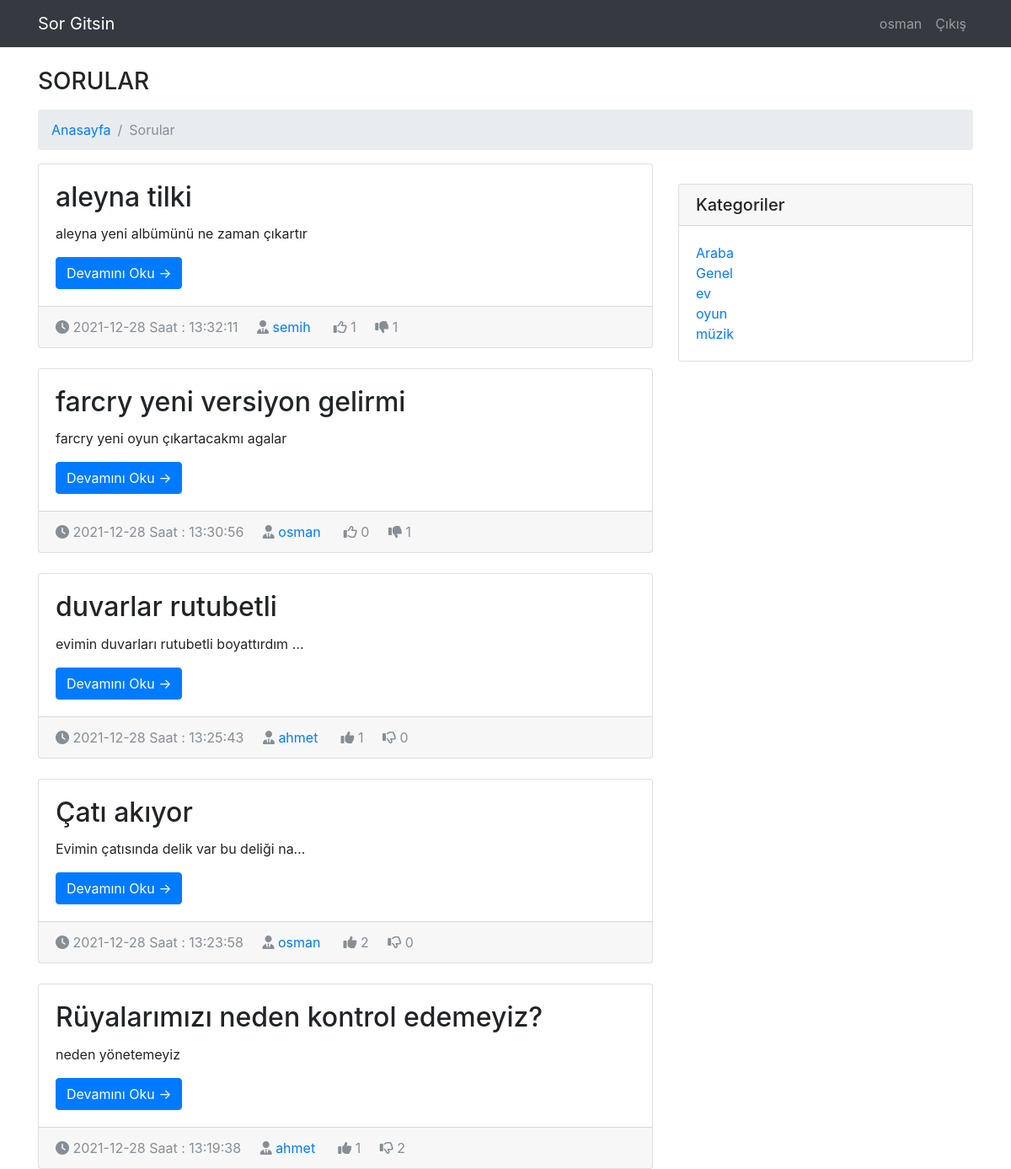
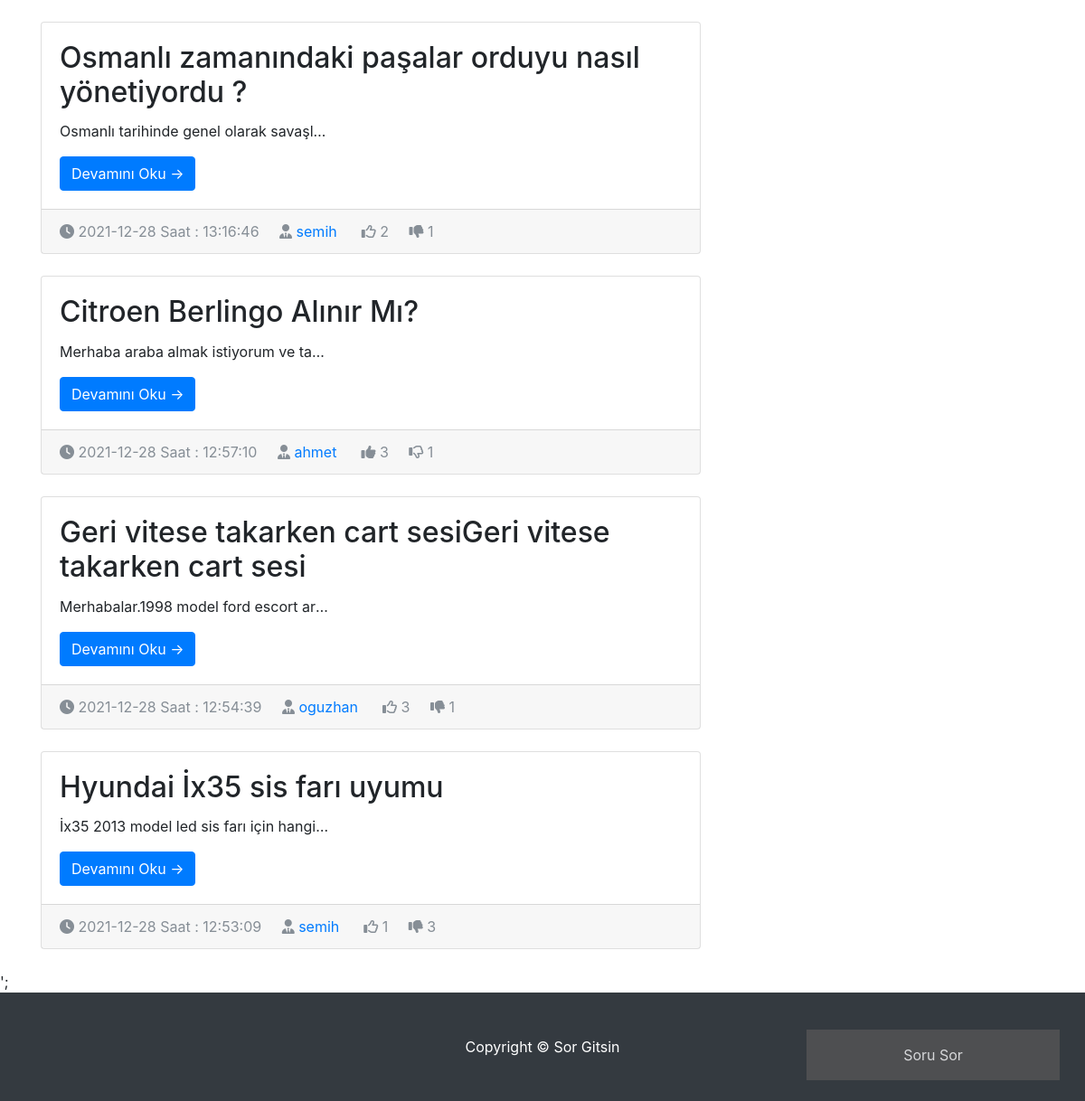
The page / (signed in) on the database its author committed (2 pictures, top to bottom).
### tables this page shows
CREATE TABLE `sorular` (
  `soru_id` int(11) NOT NULL,
  `soru_baslık` varchar(150) NOT NULL,
  `soru_acıklama` text NOT NULL,
  `soru_ekleyen` int(11) NOT NULL,
  `soru_kategori` varchar(200) NOT NULL,
  `soru_tarih` timestamp NOT NULL DEFAULT current_timestamp()
);

CREATE TABLE `users` (
  `ıd` int(11) NOT NULL,
  `name` varchar(30) NOT NULL,
  `surname` varchar(30) NOT NULL,
  `email` varchar(50) DEFAULT NULL,
  `password` varchar(30) DEFAULT NULL
);

### degerlendirme.php (called while the page is built, shortened)
<?php
include("database.php");
if(isset($_SESSION['user'])){
    $user_id=$_SESSION['id'];
}
else{
    $user_id=0;
}
function getLikes($id){
    $pdo = new PDO("mysql:host=localhost;dbname=php", "root", "");
    $query="select count(*) from begeni_bilgisi where soru_id = $id and bilgi='like' ";
    $results=$pdo->query($query)->fetch(PDO::FETCH_BOTH);
    return $results[0];
}
function getDisLikes($id){
    $pdo = new PDO("mysql:host=localhost;dbname=php", "root", "");
    $query="select count(*) from begeni_bilgisi where soru_id = $id and bilgi='dislike' ";
    $results=$pdo->query($query)->fetch(PDO::FETCH_BOTH);
    return $results[0];
}
function userLiked($post_id){
    global $user_id;
    global $pdo;
    $query = "select * from begeni_bilgisi where user_id=$user_id and soru_id=$post_id and bilgi='like' ";
    $result=$pdo->query($query,PDO::FETCH_ASSOC);
    if($result->rowCount()>0){
        return true;
    }else{
        return false;
    }
}
function userDisLiked($post_id){
    global $user_id;
    global $pdo;
    $query = "select * from begeni_bilgisi where user_id=$user_id and soru_id=$post_id and bilgi='dislike' ";
    $result=$pdo->query($query,PDO::FETCH_ASSOC);
    if($result->rowCount()>0){
        return true;
    }else{
        return false;
    }
}
?>

### index.php (the view, shortened to what this page needs)
<!DOCTYPE html>
<html lang="en">
<head>
    <link href="vendor/bootstrap/css/bootstrap.min.css" rel="stylesheet">
    <link href="vendor/bootstrap/css/modern-business.css" rel="stylesheet">
    <link rel="stylesheet" href="css/popup.css">
    <?php
      include("degerlendirme.php");
    ?>
  </head>
  <body>
    <nav class="navbar fixed-top navbar-expand-lg navbar-dark bg-dark fixed-top">
      <div class="container">
        <a class="navbar-brand" href="index.php">Sor Gitsin</a>
        <div class="collapse navbar-collapse" id="navbarResponsive">
          <ul class="navbar-nav ml-auto">
            <li class="nav-item">
              <a class="nav-link" href="login.php">
              <?php
              echo isset($_SESSION['user']) ? $_SESSION['user'] : 'Giriş';
              ?>
              </a>
            </li>
            <li>
            <a class="nav-link" href="logout.php">
              <?php
              echo isset($_SESSION['user']) ? 'Çıkış' : '';
              ?>
            </a>
            </li>
          </ul>
        </div>
      </div>
    </nav>
    <div class="container">
      <h3 class="mt-4 mb-3">SORULAR
      </h3>
      <ol class="breadcrumb">
        <li class="breadcrumb-item">
          <a href="index.php">Anasayfa</a>
        </li>
        <li class="breadcrumb-item active">Sorular </li>
      </ol>
      <div class="row">
        <div class="col-md-8">
          <?php
          $query=$pdo->query("select * from sorular inner join users on users.ıd=sorular.soru_ekleyen order by soru_id desc",PDO::FETCH_ASSOC) ;
          if($query->rowCount()){
            foreach($query as $row ){
              ?>
              <div class="card mb-4">
                <div class="card-body">
                  <h2 class="card-title" name="soru_baslık"><?php echo $row['soru_baslık']; ?></h2>
                  <p class="card-text"><?php echo $row['soru_acıklama']; ?></p>
                  <a href="sorudevamı.php?link=<?php echo $row["soru_id"];?>"  class="btn btn-primary" id="soru_id" >Devamını Oku &rarr;</a>
                </div>
            <div class="card-footer text-muted">
            <i class="fas fa-clock" ></i>
              <?php
                $zaman=explode(" ",$row['soru_tarih']);
                echo $zaman[0]." Saat : ".$zaman[1] ;
              ?>
              <i class="fas fa-user-tie"></i>
              <a href="#"><?php echo $row['name'] ?></a>
              <i
               <?php if(userLiked($row['soru_id'])):   ?>
               class="fa fa-thumbs-up like-btn"
               <?php else: ?>
               class="fa fa-thumbs-o-up like-btn"
               <?php endif ?>
               data-id="<?php echo $row['soru_id']; ?> "  ></i>
              <span class="likes" ><?php echo  getLikes($row['soru_id'])?></span>
              <i <?php if(userDisLiked($row['soru_id'])): ?>
              class="fa fa-thumbs-down dislike-btn"
              <?php else : ?>
              class="fa fa-thumbs-o-down dislike-btn"
              <?php endif ?>
              data-id="<?php echo $row['soru_id']; ?>"></i>
              <span class="dislikes"><?php echo  getDisLikes($row['soru_id'])?></span>
            </div>
          </div>
              <?php
            }
          }else{
            echo '<div class="alert alert-primary">Soru eklenmemiş</div>';
          }
          ?>
        </div>
        <div class="col-md-4">
          <div class="card my-4">
            <h5 class="card-header">Kategoriler</h5>
            <div class="card-body">
              <div class="row">
                <div class="col-lg-6">
                  <ul class="list-unstyled mb-0">
          <?php
            $sorgu=$pdo->query("select distinct soru_kategori from sorular");
            if($sorgu->rowcount()){
              foreach ($sorgu as $item) {
                ?>
                  <li>
                      <a href="kategori.php?kategori=<?php echo $item['soru_kategori']; ?> "><?php echo $item['soru_kategori']; ?></a>
                  </li>
                <?php
              }
            }
          ?>
            </div>
            </div>
            </div>
          </div>
        </div>
      </div>
    </div>
    <button class="open-button" onclick="openForm()">Soru Sor</button>
      ';
    <footer class="py-5 bg-dark">
      <div class="container">
        <p class="m-0 text-center text-white">Copyright &copy; Sor Gitsin</p>
      </div>
    </footer>
  </body>
</html>

### css/popup.css (style rules this page uses)
.open-button { background-color: #555; color: white; padding: 16px 20px; border: none; cursor: pointer; opacity: 0.8; position: fixed; bottom: 23px; right: 28px; width: 280px; }

### index.php (style rules this page uses)
.card-text { width: 300px; overflow: hidden; white-space: nowrap; text-overflow: ellipsis; }

### rows shown on the page
sorular: soru_baslık "aleyna tilki", soru_acıklama "aleyna yeni albümünü ne zaman çıkartır", soru_tarih "2021-12-28", soru_tarih "13:32:11", users.name "semih", soru_id "1"
sorular: soru_baslık "farcry yeni versiyon gelirmi", soru_acıklama "farcry yeni oyun çıkartacakmı agalar", soru_tarih "2021-12-28", soru_tarih "13:30:56", users.name "osman", soru_id "0", soru_id "1"
sorular: soru_baslık "duvarlar rutubetli", soru_acıklama "evimin duvarları rutubetli boyattırdım…", soru_tarih "2021-12-28", soru_tarih "13:25:43", users.name "ahmet", soru_id "1", soru_id "0"
sorular: soru_baslık "Çatı akıyor", soru_acıklama "Evimin çatısında delik var bu deliği na…", soru_tarih "2021-12-28", soru_tarih "13:23:58", users.name "osman", soru_id "2", soru_id "0"
sorular: soru_baslık "Rüyalarımızı neden kontrol edemeyiz?", soru_acıklama "neden yönetemeyiz", soru_tarih "2021-12-28", soru_tarih "13:19:38", users.name "ahmet", soru_id "1", soru_id "2"
sorular: soru_baslık "Osmanlı zamanındaki paşalar orduyu nasıl yönetiyordu ?", soru_acıklama "Osmanlı tarihinde genel olarak savaşl…", soru_tarih "2021-12-28", soru_tarih "13:16:46", users.name "semih", soru_id "2", soru_id "1"
sorular: soru_baslık "Citroen Berlingo Alınır Mı?", soru_acıklama "Merhaba araba almak istiyorum ve ta…", soru_tarih "2021-12-28", soru_tarih "12:57:10", users.name "ahmet", soru_id "3", soru_id "1"
sorular: soru_baslık "Geri vitese takarken cart sesiGeri vitese takarken cart sesi", soru_acıklama "Merhabalar.1998 model ford escort ar…", soru_tarih "2021-12-28", soru_tarih "12:54:39", users.name "oguzhan", soru_id "3", soru_id "1"
sorular: soru_baslık "Hyundai İx35 sis farı uyumu", soru_acıklama "İx35 2013 model led sis farı için hangi…", soru_tarih "2021-12-28", soru_tarih "12:53:09", users.name "semih", soru_id "1", soru_id "3"

### other values the page prints
$_SESSION['user'] "osman"
$item['soru_kategori'] "Araba"
$item['soru_kategori'] "Genel"
$item['soru_kategori'] "ev"
$item['soru_kategori'] "oyun"
$item['soru_kategori'] "müzik"
